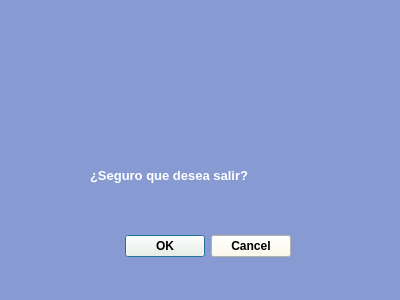
<?xml version="1.0" encoding="UTF-8"?>
<ui version="4.0">
 <class>Dialog</class>
 <widget class="QDialog" name="Dialog">
  <property name="geometry">
   <rect>
    <x>0</x>
    <y>0</y>
    <width>400</width>
    <height>300</height>
   </rect>
  </property>
  <property name="windowTitle">
   <string>SALIR</string>
  </property>
  <property name="windowIcon">
   <iconset resource="recursos.qrc">
    <normaloff>:/salir/img/exit.png</normaloff>:/salir/img/exit.png</iconset>
  </property>
  <property name="styleSheet">
   <string notr="true">background-color:rgb(135, 154, 209)</string>
  </property>
  <widget class="QDialogButtonBox" name="buttonBox">
   <property name="geometry">
    <rect>
     <x>100</x>
     <y>230</y>
     <width>191</width>
     <height>32</height>
    </rect>
   </property>
   <property name="styleSheet">
    <string notr="true">background-color:#FEFBE7;font-weight: bold;</string>
   </property>
   <property name="orientation">
    <enum>Qt::Horizontal</enum>
   </property>
   <property name="standardButtons">
    <set>QDialogButtonBox::Cancel|QDialogButtonBox::Ok</set>
   </property>
  </widget>
  <widget class="QLabel" name="label">
   <property name="geometry">
    <rect>
     <x>90</x>
     <y>160</y>
     <width>221</width>
     <height>31</height>
    </rect>
   </property>
   <property name="styleSheet">
    <string notr="true">color:white</string>
   </property>
   <property name="text">
    <string>&lt;html&gt;&lt;head/&gt;&lt;body&gt;&lt;p&gt;&lt;span style=&quot; font-size:10pt; font-weight:600;&quot;&gt;¿Seguro que desea salir?&lt;/span&gt;&lt;/p&gt;&lt;/body&gt;&lt;/html&gt;</string>
   </property>
  </widget>
  <widget class="QLabel" name="labelImagen">
   <property name="geometry">
    <rect>
     <x>150</x>
     <y>30</y>
     <width>121</width>
     <height>111</height>
    </rect>
   </property>
   <property name="text">
    <string/>
   </property>
   <property name="pixmap">
    <pixmap resource="recursos.qrc">:/salir/img/salirt.png</pixmap>
   </property>
   <property name="scaledContents">
    <bool>true</bool>
   </property>
  </widget>
 </widget>
 <resources>
  <include location="recursos.qrc"/>
 </resources>
 <connections>
  <connection>
   <sender>buttonBox</sender>
   <signal>accepted()</signal>
   <receiver>Dialog</receiver>
   <slot>accept()</slot>
   <hints>
    <hint type="sourcelabel">
     <x>248</x>
     <y>254</y>
    </hint>
    <hint type="destinationlabel">
     <x>157</x>
     <y>274</y>
    </hint>
   </hints>
  </connection>
  <connection>
   <sender>buttonBox</sender>
   <signal>rejected()</signal>
   <receiver>Dialog</receiver>
   <slot>reject()</slot>
   <hints>
    <hint type="sourcelabel">
     <x>316</x>
     <y>260</y>
    </hint>
    <hint type="destinationlabel">
     <x>286</x>
     <y>274</y>
    </hint>
   </hints>
  </connection>
 </connections>
</ui>
